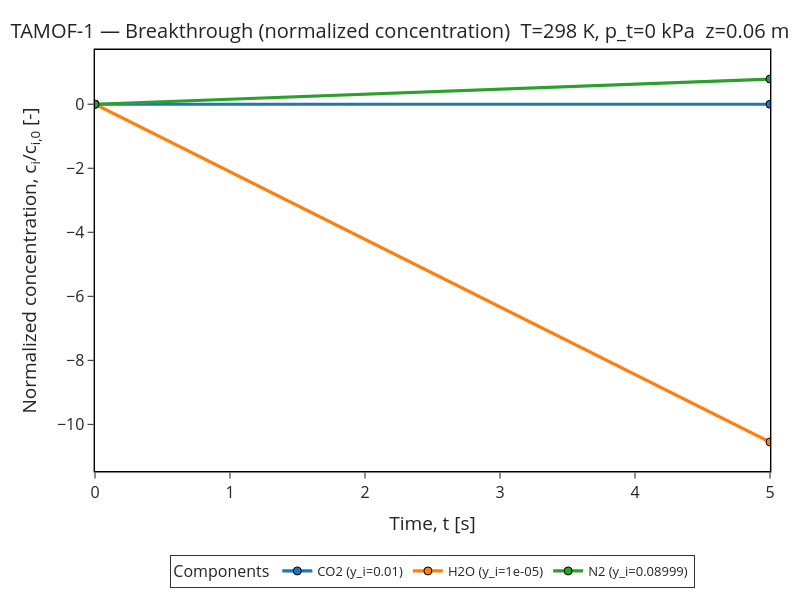

The notebook cell this image was saved under:
### Markdown cell above
## Breakthrough curve in dimensionless time

### Code cell
fig = plotter.breakthrough(include_carrier_gas=False, x_units="s", y_units="normalized_concentration", show_markers=True)
fig

### Figure 1 — Plotly figure (JSON) as saved in the notebook; plotly's stock layout.template omitted (floating-point values rounded to 4 significant figures)
{"data": [{"hovertemplate": "CO2 (y_i=0.01)<br>Time, t [s]=%{x:.4g}<br>c<sub>i</sub>/c<sub>i,0</sub>=%{y:.4g}<extra></extra>", "line": {"width": 3.2}, "marker": {"line": {"color": "Black", "width": 1}, "size": 8, "symbol": "circle"}, "mode": "lines+markers", "name": "CO2 (y_i=0.01)", "type": "scatter", "x": [0.0, 5.0], "y": [-6.559e-46, -4.095e-07]}, {"hovertemplate": "H2O (y_i=1e-05)<br>Time, t [s]=%{x:.4g}<br>c<sub>i</sub>/c<sub>i,0</sub>=%{y:.4g}<extra></extra>", "line": {"width": 3.2}, "marker": {"line": {"color": "Black", "width": 1}, "size": 8, "symbol": "circle"}, "mode": "lines+markers", "name": "H2O (y_i=1e-05)", "type": "scatter", "x": [0.0, 5.0], "y": [-1.199e-99, -10.55]}, {"hovertemplate": "N2 (y_i=0.08999)<br>Time, t [s]=%{x:.4g}<br>c<sub>i</sub>/c<sub>i,0</sub>=%{y:.4g}<extra></extra>", "line": {"width": 3.2}, "marker": {"line": {"color": "Black", "width": 1}, "size": 8, "symbol": "circle"}, "mode": "lines+markers", "name": "N2 (y_i=0.08999)", "type": "scatter", "x": [0.0, 5.0], "y": [1.524e-100, 0.7876]}], "layout": {"font": {"size": 16}, "height": 600, "legend": {"bgcolor": "rgba(255,255,255,0.95)", "bordercolor": "black", "borderwidth": 0.8, "font": {"size": 13}, "orientation": "h", "title": {"text": "Components"}, "x": 0.5, "xanchor": "center", "y": -0.2, "yanchor": "top"}, "margin": {"b": 110, "l": 95, "r": 30, "t": 50}, "paper_bgcolor": "white", "plot_bgcolor": "white", "showlegend": true, "title": {"font": {"size": 20}, "text": "TAMOF-1 — Breakthrough (normalized concentration)  T=298 K, p_t=0 kPa  z=0.06 m", "x": 0.5, "xanchor": "center", "y": 0.96, "yanchor": "top"}, "width": 800, "xaxis": {"linecolor": "black", "linewidth": 1.4, "mirror": true, "range": [0, 5.0], "showgrid": false, "showline": true, "ticklen": 6, "ticks": "outside", "tickwidth": 1.2, "title": {"text": "Time, t [s]"}, "zeroline": false}, "yaxis": {"linecolor": "black", "linewidth": 1.4, "mirror": true, "range": [-11.45, 1.694], "showgrid": false, "showline": true, "ticklen": 6, "ticks": "outside", "tickwidth": 1.2, "title": {"text": "Normalized concentration, c<sub>i</sub>/c<sub>i,0</sub> [-]"}, "zeroline": false}}}
